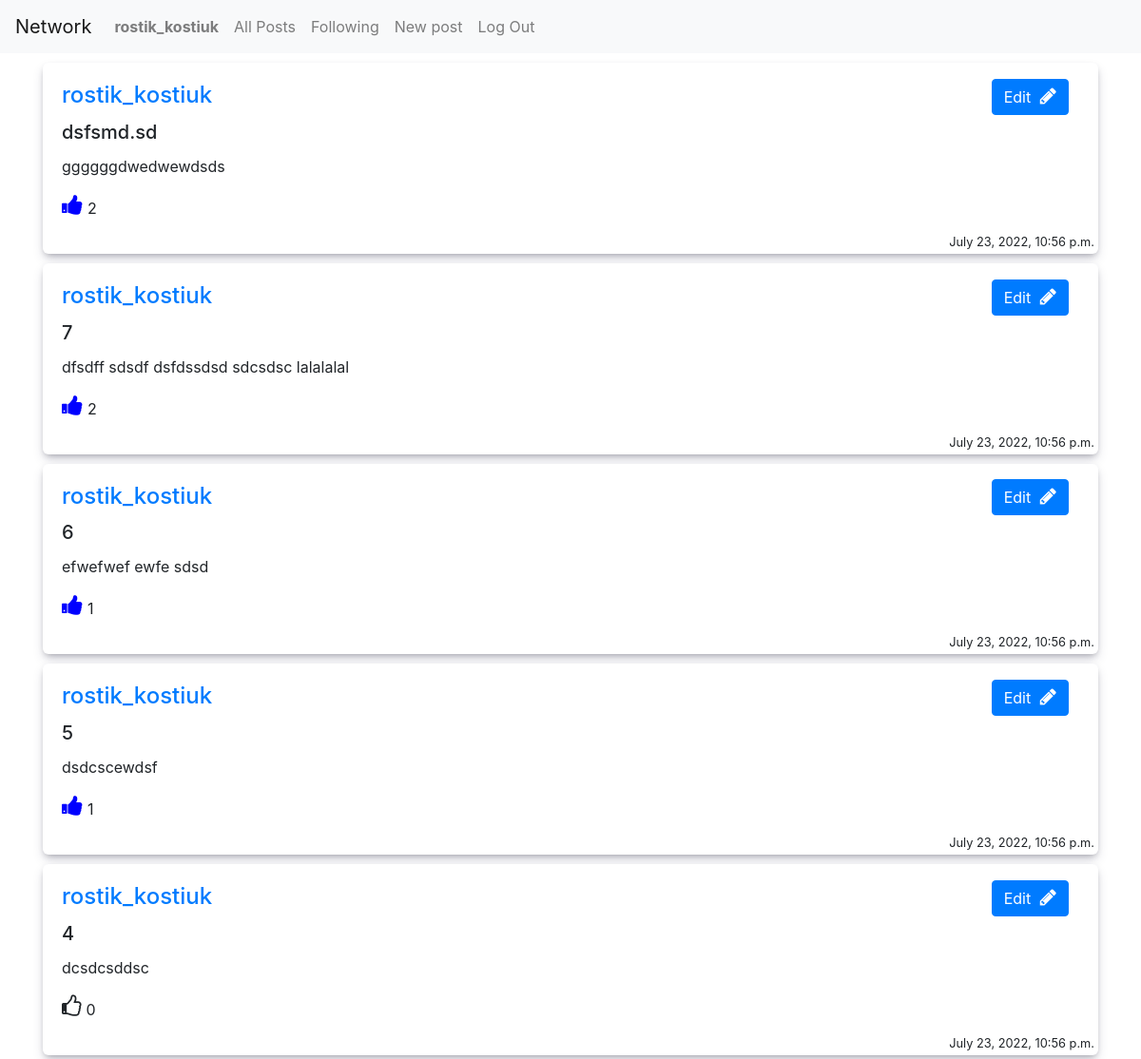
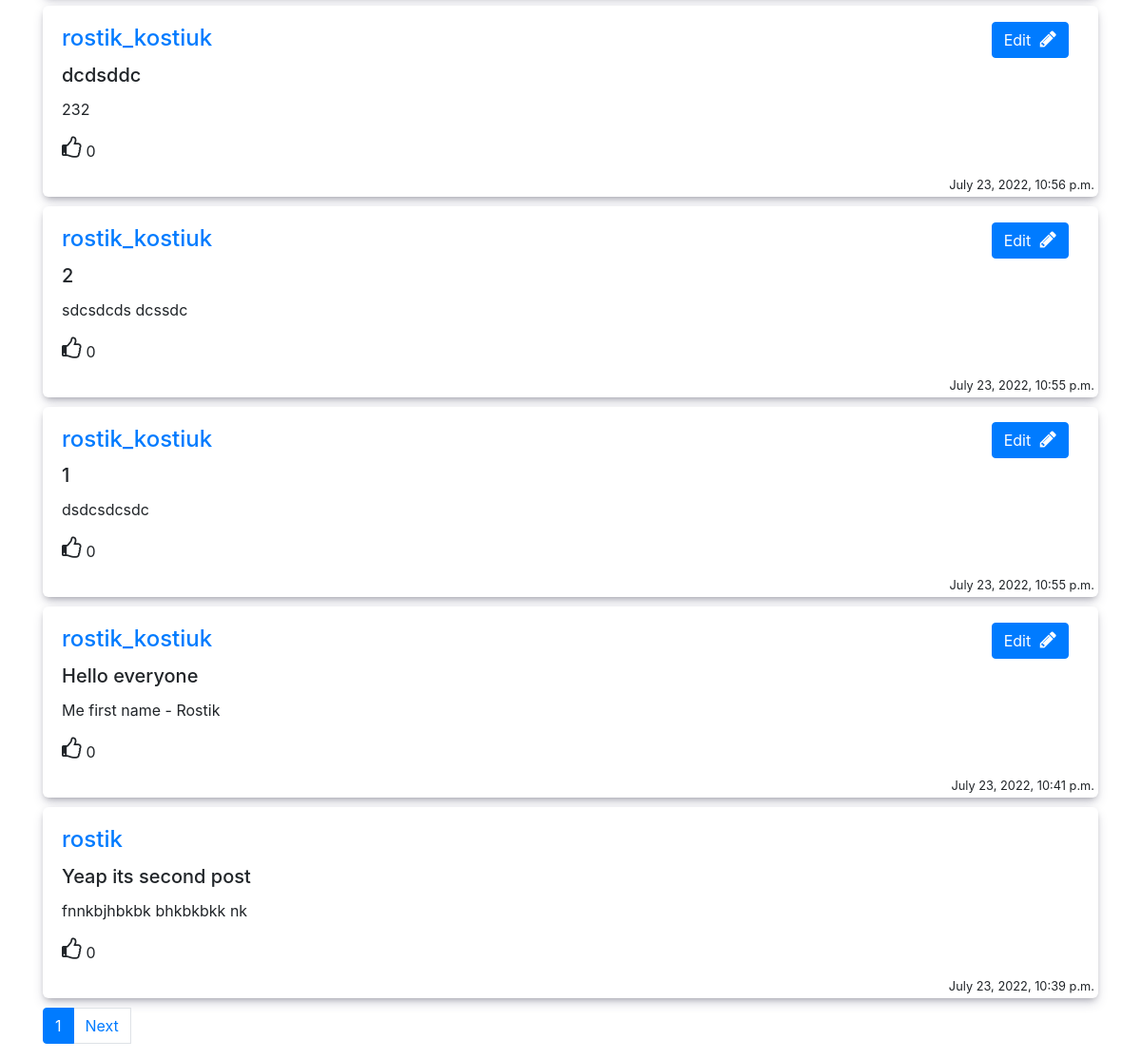
The app's page / (signed in) with its own data (2 pictures, top to bottom).
### network/models.py (models this page shows, shortened)
class User(AbstractUser):
    pass

class Post(models.Model):
    creator = models.ForeignKey(User, on_delete=models.CASCADE, related_name='creator')
    title = models.CharField(max_length=150)
    content = models.TextField()
    date_created = models.DateTimeField(default=timezone.now)
    likes = models.ManyToManyField(User, related_name="likes", blank=True)

### network/views.py (the view)
# urls.py: path("", views.index, name="index"),
def index(request):
    post_list = Post.objects.all().order_by("-date_created")
    paginator = Paginator(post_list, 10)
    page_number = request.GET.get('page')
    page_obj = paginator.get_page(page_number)
    context = {'page_obj': page_obj}
    return render(request, "network/index.html", context)

### network/templates/network/index.html (shortened to what this page needs)
{% extends "network/layout.html" %}
{% load static %}
{% block body %}
    {% if user.is_authenticated %}
    {% for post in page_obj %}
    <div class="post-view">
        <div class="card-body">
            <div style="display: flex;">
                <h4 class="card-title" style="margin-right:auto"><a href="{% url 'network:profile' username=post.creator.username %}">{{post.creator.username}}</a></h4>
                {% if post.creator.username == user.username %}
                <div id="edit-btn-{{ post.id }}">
                    <button class="btn btn-primary edit" onclick = "edit_post('{{ post.id }}', '{{ post.creator.username }}')">Edit <i class="	fa fa-pencil" style="font-size:20px; margin-left: 5px;"></i></button>
                </div>
                {% endif %}
            </div>
            <div>
                <h5 class="card-title">{{post.title}}</h5>
                <div id="content-show-{{ post.id }}">
                    <p class="card-text">{{post.content}}</p>
                    <div id="likes" style="display: flex;">
                        {% if user in post.likes.all %}
                        <p id="like-button-{{ post.id }}" class="btn-like"  onclick = "like('{{ post.id }}', '{{ post.creator.username }}')"><i class="fa fa-thumbs-up" style="font-size:24px; color: blue;"></i></p>
                        {% else %}
                        <p id="like-button-{{ post.id }}" class="btn-like" onclick = "like('{{ post.id }}', '{{ post.creator.username }}')"><i class="fa fa-thumbs-o-up" style="font-size:24px"></i></p>
                        {% endif %}
                        <p id="likes-count-{{ post.id }}" style="margin-left: 0.3rem; margin-top: 0.25rem;">{{post.likes.all.count}}</p>
                    </div>
                </div>
                <small style="position: absolute; bottom: 0.17rem; right: 0.25rem;">{{post.date_created}}</small>
            </div>
        </div>
    </div>
    {% endfor %}
    <ul class="pagination">
        <li class="page-item active" aria-current="page">
            <a class="page-link disabled" href="#">{{ page_obj.number }}</a>
        </li>
        {% if page_obj.has_next %}
        <a class="page-link" href="?page={{ page_obj.next_page_number }}">Next</a>
        {% endif %}
    </ul>
    </div>
    {% else %}
    <h1>Please Login</h1>
    {% endif%}
{% endblock %}

### network/templates/network/layout.html (shortened to what this page needs)
{% load static %}
<!DOCTYPE html>
<html lang="en">
    <head>
        <link rel="stylesheet" href="https://stackpath.bootstrapcdn.com/bootstrap/4.4.1/css/bootstrap.min.css">
        <link rel="stylesheet" href="https://cdnjs.cloudflare.com/ajax/libs/font-awesome/4.7.0/css/font-awesome.min.css">
        <link href="{% static 'network/styles.css' %}" rel="stylesheet">
    </head>
    <body>
        <nav class="navbar navbar-expand-lg navbar-light bg-light">
            <a class="navbar-brand" href="#">Network</a>
            <div>
              <ul class="navbar-nav mr-auto">
                {% if user.is_authenticated %}
                    <li class="nav-item">
                        <a class="nav-link" href="{% url 'network:profile' username=user.username %}"><strong>{{ user.username }}</strong></a>
                    </li>
                {% endif %}
                <li class="nav-item">
                  <a class="nav-link" href="{% url 'network:index' %}">All Posts</a>
                </li>
                {% if user.is_authenticated %}
                    <li class="nav-item">
                        <a class="nav-link" href="{% url 'network:following' %}">Following</a>
                    </li>
                    <li class="nav-item">
                        <a class="nav-link" href="{% url 'network:new-post' %}">New post</a>
                    </li>
                    <li class="nav-item">
                        <a class="nav-link" href="{% url 'network:logout' %}">Log Out</a>
                    </li>
                {% endif %}
              </ul>
            </div>
          </nav>
        <div class="body">
            <div class="container">
                {% block body %}
                {% endblock %}
            </div>
    </body>
</html>

### network/static/network/styles.css (style rules this page uses)
.post-view { --bs-card-spacer-y: 1rem; --bs-card-spacer-x: 1rem; --bs-card-title-spacer-y: 0.5rem; --bs-card-border-width: 1px; --bs-card-border-color: var(--bs-border-color-translucent); --bs-card-border-radius: 0.375rem; --bs-card-box-shadow: ; --bs-card-inner-border-radius: calc(0.375rem - 1px); --bs-card-cap-padding-y: 0.5rem; --bs-card-cap-padding-x: 1rem; --bs-card-cap-bg: rgba(0, 0, 0, 0.03); --bs-card-cap-color: ; --bs-card-height: ; --bs-card-color: ; --bs-card-bg: #fff; --bs-card-img-overlay-padding: 1rem; --bs-card-group-margin: 0.75rem; position: relative; display: flex; flex-direction: column; min-width: 0; box-shadow: rgba(50, 50, 93, 0.25) 0px 6px 12px -2px, rgba(0, 0, 0, 0.3) 0px 3px 7px -3px; height: var(--bs-card-height); word-wrap: break-word; background-color: var(--bs-card-bg); background-clip: border-box; border: var(--bs-card-border-width) solid var(--bs-card-border-color); border-radius: var(--bs-card-border-radius); margin: 10px 0px; }
.edit { margin-right: 0.7rem; margin-top: -0.2rem; align-items: baseline; text-align: center; }
.btn-like { background-color: transparent; background-repeat: no-repeat; border: none; cursor: pointer; overflow: hidden; outline: none; }

### records on screen
User: username "rostik_kostiuk"
Post: creator.username "rostik_kostiuk", title "dsfsmd.sd", content "ggggggdwedwewdsds", likes.all.count "2", date_created "July 23, 2022, 10:56 p.m."
Post: creator.username "rostik_kostiuk", title "7", content "dfsdff sdsdf dsfdssdsd sdcsdsc lalalalal", likes.all.count "2", date_created "July 23, 2022, 10:56 p.m."
Post: creator.username "rostik_kostiuk", title "6", content "efwefwef ewfe sdsd", likes.all.count "1", date_created "July 23, 2022, 10:56 p.m."
Post: creator.username "rostik_kostiuk", title "5", content "dsdcscewdsf", likes.all.count "1", date_created "July 23, 2022, 10:56 p.m."
Post: creator.username "rostik_kostiuk", title "4", content "dcsdcsddsc", likes.all.count "0", date_created "July 23, 2022, 10:56 p.m."
Post: creator.username "rostik_kostiuk", title "dcdsddc", content "232", likes.all.count "0", date_created "July 23, 2022, 10:56 p.m."
Post: creator.username "rostik_kostiuk", title "2", content "sdcsdcds dcssdc", likes.all.count "0", date_created "July 23, 2022, 10:55 p.m."
Post: creator.username "rostik_kostiuk", title "1", content "dsdcsdcsdc", likes.all.count "0", date_created "July 23, 2022, 10:55 p.m."
Post: creator.username "rostik_kostiuk", title "Hello everyone", content "Me first name - Rostik", likes.all.count "0", date_created "July 23, 2022, 10:41 p.m."
Post: creator.username "rostik", title "Yeap its second post", content "fnnkbjhbkbk bhkbkbkk nk", likes.all.count "0", date_created "July 23, 2022, 10:39 p.m."

### other values on screen
{{ page_obj.number }} "1"
